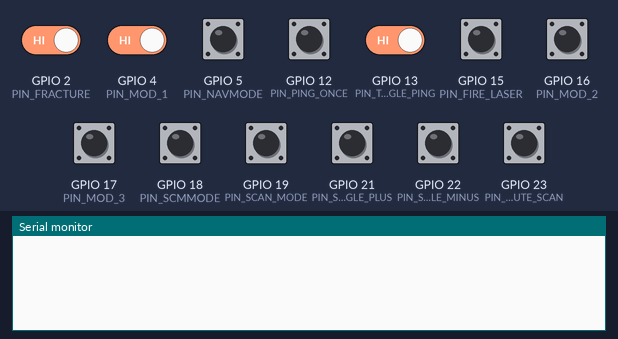
This sketch was run on a simulated ESP32. On the bench: the last lines printed to the serial monitor. Inputs (shaded band) come from the test bench; at power-on: GPIO 2 (PIN_FRACTURE), GPIO 4 (PIN_MOD_1), GPIO 5 (PIN_NAVMODE), GPIO 12 (PIN_PING_ONCE), GPIO 13 (PIN_TOGGLE_PING), GPIO 15 (PIN_FIRE_LASER), GPIO 16 (PIN_MOD_2), GPIO 17 (PIN_MOD_3), GPIO 18 (PIN_SCMMODE), GPIO 19 (PIN_SCAN_MODE), GPIO 21 (PIN_SCAN_ANGLE_PLUS), GPIO 22 (PIN_SCAN_ANGLE_MINUS), GPIO 23 (PIN_EXECUTE_SCAN) HIGH. WiFi joins after 1.5 s; servers stay silent unless stated.

Above: at 2.2 s.
2.3 s: GPIO 2 (PIN_FRACTURE) driven LOW and GPIO 4 (PIN_MOD_1) driven LOW
5.3 s: GPIO 13 (PIN_TOGGLE_PING) driven LOW
At 6.84 s:
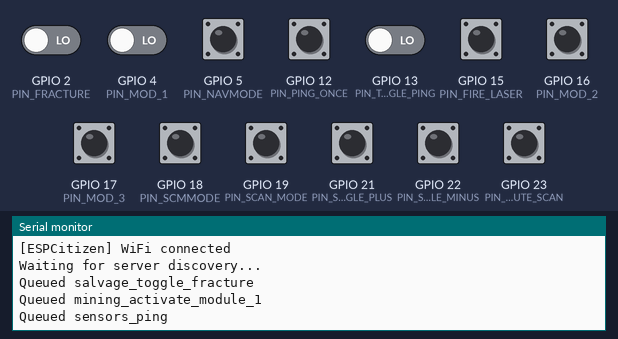
8.0 s: GPIO 5 (PIN_NAVMODE) pulled LOW for 0.15 s
At 8.35 s:
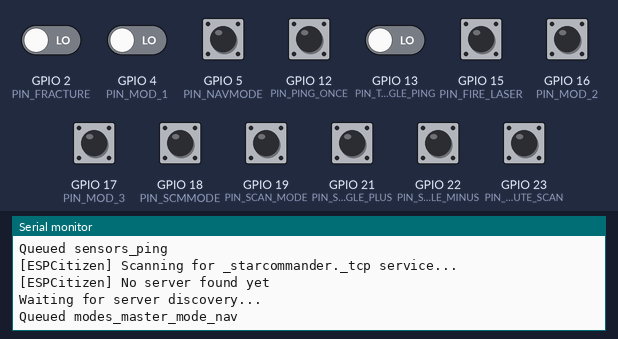
9.6 s: GPIO 15 (PIN_FIRE_LASER) pulled LOW for 0.15 s
At 10.4 s:
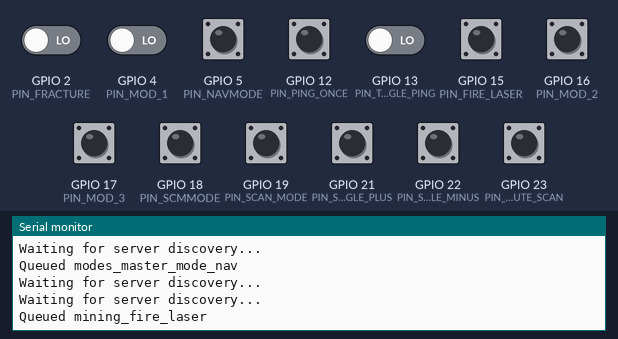
11.2 s: GPIO 18 (PIN_SCMMODE) pulled LOW for 0.15 s
At 11.45 s:
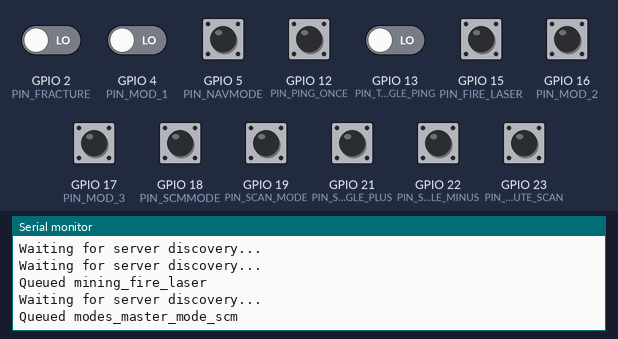
12.8 s: GPIO 19 (PIN_SCAN_MODE) pulled LOW for 0.15 s
At 13.4 s:
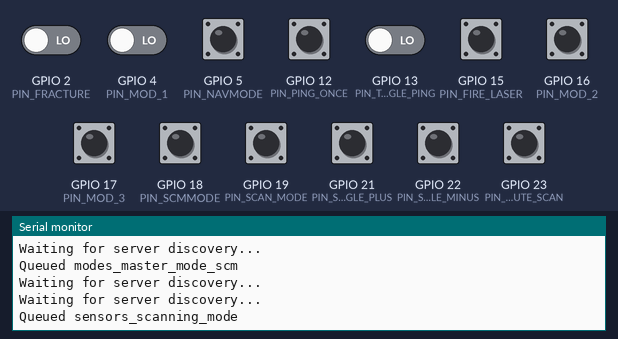

The sketch:

ESPCitizen.ino
```cpp
/*
  ESPCitizen - ESP32-S3 Websocket client to send commands to SCBBS Server
  ------------------------------------------------
  - Joins Wi-Fi
  - finds the first _starcommander._tcp service via mDNS
  - connects over websocket
  - sends JSON command messages on button press

*/

#include <WiFi.h>
#include <ESPmDNS.h>
#include <WebSocketsClient.h>
#include <stdio.h>

// --------------------------
// User config
// --------------------------

const char WIFI_SSID[] = "YOUR_WIFI_SSID";
const char WIFI_PASSWORD[] = "YOUR_WIFI_PASSWORD";

// Optional fallback if mDNS is unavailable.
// Leave as empty string to require mDNS.
const char FALLBACK_SERVER_HOST[] = "";
const uint16_t FALLBACK_SERVER_PORT = 8795;

// GPIO pins (INPUT_PULLUP, button press = LOW). Update for your board/wiring.
//Mining interface example
const uint8_t PIN_FIRE_LASER = 15;
const uint8_t PIN_FRACTURE = 2;
const uint8_t PIN_MOD_1 = 4;
const uint8_t PIN_MOD_2 = 16;
const uint8_t PIN_MOD_3 = 17;
const uint8_t PIN_NAVMODE = 5;
const uint8_t PIN_SCMMODE = 18;
const uint8_t PIN_SCAN_MODE = 19;
const uint8_t PIN_SCAN_ANGLE_PLUS = 21;
const uint8_t PIN_SCAN_ANGLE_MINUS = 22;
const uint8_t PIN_EXECUTE_SCAN = 23;
const uint8_t PIN_TOGGLE_PING = 13;
const uint8_t PIN_PING_ONCE = 12;

const uint8_t BUTTON_COUNT = 13;

// --------------------------
// Network / client settings
// --------------------------
const unsigned long WIFI_RETRY_MS = 5000;
const unsigned long MDNS_RETRY_MS = 7000;
const unsigned long WS_RETRY_START_MS = 1000;
const unsigned long WS_RETRY_MAX_MS = 30000;
const unsigned long DEBOUNCE_MS = 45;

const uint8_t CMD_QUEUE_SIZE = 20;
const uint8_t CMD_JSON_MAX = 96;

struct ButtonMap {
  uint8_t pin;
  const char* commandId;
  bool lastRaw;
  bool stable;
  unsigned long lastChangeMs;
};

struct CommandQueue {
  char payload[CMD_QUEUE_SIZE][CMD_JSON_MAX];
  uint8_t head;
  uint8_t tail;
  uint8_t count;
};

// --------------------------
// Globals
// --------------------------
WebSocketsClient wsClient;
CommandQueue sendQueue = {0};

ButtonMap buttons[BUTTON_COUNT] = {
  {PIN_FIRE_LASER, "mining_fire_laser", true, true, 0},
  {PIN_FRACTURE, "salvage_toggle_fracture", true, true, 0},
  {PIN_MOD_1, "mining_activate_module_1", true, true, 0},
  {PIN_MOD_2, "mining_activate_module_2", true, true, 0},
  {PIN_MOD_3, "mining_activate_module_3", true, true, 0},
  {PIN_NAVMODE, "modes_master_mode_nav", true, true, 0},
  {PIN_SCMMODE, "modes_master_mode_scm", true, true, 0},
  {PIN_SCAN_MODE, "sensors_scanning_mode", true, true, 0},
  {PIN_SCAN_ANGLE_PLUS, "sensors_increase_scanning_angle", true, true, 0},
  {PIN_SCAN_ANGLE_MINUS, "sensors_decrease_scanning_angle", true, true, 0},
  {PIN_EXECUTE_SCAN, "sensors_scannow", true, true, 0},
  {PIN_TOGGLE_PING, "sensors_ping", true, true, 0},
  {PIN_PING_ONCE, "sensors_ping", true, true, 0},
};

bool mdnsReady = false;
bool hasServer = false;
IPAddress serverIp;
uint16_t serverPort = FALLBACK_SERVER_PORT;
String serverHost;

unsigned long lastWifiAttemptMs = 0;
unsigned long lastMdnsAttemptMs = 0;
unsigned long nextWsAttemptMs = 0;
unsigned long wsRetryMs = WS_RETRY_START_MS;
bool wifiWasConnected = false;
bool wsConnected = false;
unsigned long lastStatusMs = 0;


void connectWifiIfNeeded();
void ensureMdnsAndDiscover();
void connectWebSocketIfNeeded();
void checkButtons();
void flushQueue();
void enqueueCommand(const char* commandId);
bool queuePush(const char* payload);
bool queuePop(char* out);
void onWsEvent(WStype_t type, uint8_t* payload, size_t length);
bool parseIpString(const char* host, IPAddress& outIp);
void printStatusLine(const char* line);

// --------------------------
// Setup
// --------------------------
void setup() {
  Serial.begin(115200);
  delay(1000);

  pinMode(PIN_FIRE_LASER, INPUT_PULLUP);
  pinMode(PIN_FRACTURE, INPUT_PULLUP);
  pinMode(PIN_MOD_1, INPUT_PULLUP);
  pinMode(PIN_MOD_2, INPUT_PULLUP);
  pinMode(PIN_MOD_3, INPUT_PULLUP);
  pinMode(PIN_NAVMODE, INPUT_PULLUP);
  pinMode(PIN_SCMMODE, INPUT_PULLUP);
  pinMode(PIN_SCAN_MODE, INPUT_PULLUP);
  pinMode(PIN_SCAN_ANGLE_PLUS, INPUT_PULLUP);
  pinMode(PIN_SCAN_ANGLE_MINUS, INPUT_PULLUP);
  pinMode(PIN_EXECUTE_SCAN, INPUT_PULLUP);
  pinMode(PIN_TOGGLE_PING, INPUT_PULLUP);
  pinMode(PIN_PING_ONCE, INPUT_PULLUP);

  wsClient.onEvent(onWsEvent);
  wsClient.setReconnectInterval(0);

  WiFi.mode(WIFI_STA);
  connectWifiIfNeeded();
}


void loop() {
  connectWifiIfNeeded();
  if (WiFi.status() != WL_CONNECTED) {
    wsClient.loop();
    delay(25);
    return;
  }

  if (!wifiWasConnected) {
    wifiWasConnected = true;
    printStatusLine("WiFi connected");
    if (!mdnsReady) {
      mdnsReady = MDNS.begin("espcitizen");
      if (!mdnsReady) {
        printStatusLine("mDNS start failed");
      }
    }
    lastMdnsAttemptMs = 0;
  }

  if (WiFi.status() == WL_CONNECTED) {
    ensureMdnsAndDiscover();
  }

  connectWebSocketIfNeeded();
  wsClient.loop();

  checkButtons();
  flushQueue();

  if (millis() - lastStatusMs > 1000) {
    lastStatusMs = millis();
    if (wsConnected) {
      Serial.print("WS connected to ");
      Serial.print(serverHost);
      Serial.print(":");
      Serial.println(serverPort);
    } else if (hasServer) {
      Serial.print("Server discovered at ");
      Serial.print(serverIp);
      Serial.print(":");
      Serial.println(serverPort);
    } else {
      Serial.println("Waiting for server discovery...");
    }
  }

  delay(10);
}


void connectWifiIfNeeded() {
  if (WiFi.status() == WL_CONNECTED) return;

  wifiWasConnected = false;
  wsConnected = false;
  mdnsReady = false;
  hasServer = false;

  if (millis() - lastWifiAttemptMs < WIFI_RETRY_MS) return;
  lastWifiAttemptMs = millis();

  printStatusLine("Connecting WiFi...");
  WiFi.disconnect(true, true);
  WiFi.begin(WIFI_SSID, WIFI_PASSWORD);
}

void ensureMdnsAndDiscover() {
  if (hasServer) return;
  if (!mdnsReady) {
    mdnsReady = MDNS.begin("espcitizen");
    if (!mdnsReady) {
      printStatusLine("mDNS start failed");
      return;
    }
  }
  if (millis() - lastMdnsAttemptMs < MDNS_RETRY_MS) return;
  lastMdnsAttemptMs = millis();

  printStatusLine("Scanning for _starcommander._tcp service...");
  if (MDNS.queryService("starcommander", "tcp")) {
    serverIp = MDNS.IP(0);
    serverPort = MDNS.port(0);
    serverHost = MDNS.hostname(0);
    if (serverIp != IPAddress(0, 0, 0, 0) && serverPort > 0) {
      hasServer = true;
      printStatusLine("mDNS found first server");
      wsRetryMs = WS_RETRY_START_MS;
        nextWsAttemptMs = 0;
      return;
    }
  }

  if (strlen(FALLBACK_SERVER_HOST) > 0 && parseIpString(FALLBACK_SERVER_HOST, serverIp)) {
    hasServer = true;
    serverPort = FALLBACK_SERVER_PORT;
    serverHost = FALLBACK_SERVER_HOST;
    printStatusLine("mDNS found nothing; using manual fallback");
  } else {
    hasServer = false;
    printStatusLine("No server found yet");
  }
}

void connectWebSocketIfNeeded() {
  if (wsConnected || !hasServer) return;
  if (millis() < nextWsAttemptMs) return;

  String host = serverIp.toString();
  wsClient.begin(host.c_str(), serverPort, "/");
  wsClient.setReconnectInterval(0);
  nextWsAttemptMs = millis() + wsRetryMs;
  wsRetryMs = min((unsigned long)(wsRetryMs * 2), WS_RETRY_MAX_MS);
}


void onWsEvent(WStype_t type, uint8_t* payload, size_t length) {
  switch (type) {
    case WStype_DISCONNECTED:
      wsConnected = false;
      wsRetryMs = WS_RETRY_START_MS;
      printStatusLine("WebSocket disconnected");
      break;

    case WStype_CONNECTED:
      wsConnected = true;
      wsRetryMs = WS_RETRY_START_MS;
      nextWsAttemptMs = 0;
      printStatusLine("WebSocket connected");
      break;

    case WStype_TEXT:
      (void)payload;
      (void)length;
      break;

    default:
      break;
  }
}

void checkButtons() {
  unsigned long now = millis();

  for (uint8_t i = 0; i < BUTTON_COUNT; i++) {
    bool reading = digitalRead(buttons[i].pin);
    if (reading != buttons[i].lastRaw) {
      buttons[i].lastRaw = reading;
      buttons[i].lastChangeMs = now;
    }

    if ((now - buttons[i].lastChangeMs) >= DEBOUNCE_MS && reading != buttons[i].stable) {
      buttons[i].stable = reading;
      if (!reading) {
        enqueueCommand(buttons[i].commandId);
      }
    }
  }
}

void enqueueCommand(const char* commandId) {
  char payload[CMD_JSON_MAX];
  snprintf(payload, sizeof(payload), "{\"type\":\"command\",\"commandId\":\"%s\"}", commandId);
  if (queuePush(payload)) {
    Serial.print("Queued ");
    Serial.println(commandId);
  } else {
    Serial.println("Queue full; dropped oldest command");
  }
}

bool queuePush(const char* payload) {
  if (sendQueue.count >= CMD_QUEUE_SIZE) {
    // Drop oldest and keep latest command.
    sendQueue.head = (sendQueue.head + 1) % CMD_QUEUE_SIZE;
    sendQueue.count--;
  }

  size_t len = strnlen(payload, CMD_JSON_MAX);
  if (len >= CMD_JSON_MAX) {
    len = CMD_JSON_MAX - 1;
  }
  strncpy(sendQueue.payload[sendQueue.tail], payload, len);
  sendQueue.payload[sendQueue.tail][len] = '\0';

  sendQueue.tail = (sendQueue.tail + 1) % CMD_QUEUE_SIZE;
  sendQueue.count++;
  return true;
}

bool queuePop(char* out) {
  if (sendQueue.count == 0) return false;

  strcpy(out, sendQueue.payload[sendQueue.head]);
  sendQueue.head = (sendQueue.head + 1) % CMD_QUEUE_SIZE;
  sendQueue.count--;
  return true;
}

void flushQueue() {
  if (!wsConnected) return;

  char msg[CMD_JSON_MAX];
  if (queuePop(msg)) {
    wsClient.sendTXT(msg);
  }
}

bool parseIpString(const char* host, IPAddress& outIp) {
  int a, b, c, d;
  if (sscanf(host, "%d.%d.%d.%d", &a, &b, &c, &d) == 4) {
    outIp = IPAddress(a, b, c, d);
    return true;
  }
  return false;
}

void printStatusLine(const char* line) {
  Serial.print("[ESPCitizen] ");
  Serial.println(line);
}
```

Measured:
- after the input at 5.3 s, the serial monitor: prints a new line after 1.3 s (image 1)
- after the input at 8.0 s, the serial monitor: prints a new line after 0.06 s (image 2)
- after the input at 9.6 s, the serial monitor: prints a new line after 0.06 s (image 3)
- after the input at 11.2 s, the serial monitor: prints a new line after 0.06 s (image 4)
- after the input at 12.8 s, the serial monitor: prints a new line after 0.06 s (image 5)
